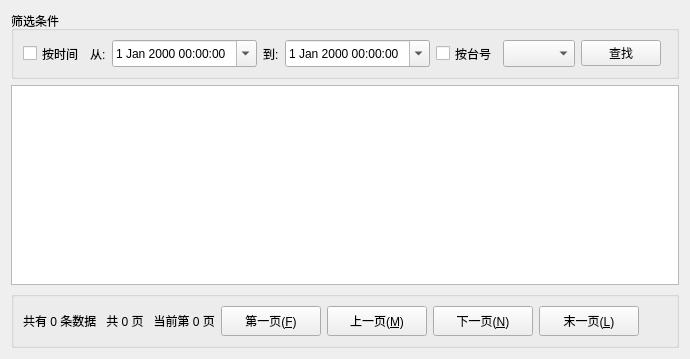
<?xml version="1.0" encoding="UTF-8"?>
<ui version="4.0">
 <class>StatisticWidget</class>
 <widget class="QWidget" name="StatisticWidget">
  <property name="geometry">
   <rect>
    <x>0</x>
    <y>0</y>
    <width>690</width>
    <height>359</height>
   </rect>
  </property>
  <property name="windowTitle">
   <string>Form</string>
  </property>
  <layout class="QVBoxLayout" name="verticalLayout">
   <item>
    <widget class="QGroupBox" name="groupBox">
     <property name="title">
      <string>筛选条件</string>
     </property>
     <layout class="QHBoxLayout" name="horizontalLayout">
      <item>
       <widget class="QCheckBox" name="checkBox_time">
        <property name="sizePolicy">
         <sizepolicy hsizetype="Maximum" vsizetype="Fixed">
          <horstretch>0</horstretch>
          <verstretch>0</verstretch>
         </sizepolicy>
        </property>
        <property name="minimumSize">
         <size>
          <width>0</width>
          <height>27</height>
         </size>
        </property>
        <property name="text">
         <string>按时间</string>
        </property>
       </widget>
      </item>
      <item>
       <widget class="QLabel" name="label">
        <property name="sizePolicy">
         <sizepolicy hsizetype="Maximum" vsizetype="Preferred">
          <horstretch>0</horstretch>
          <verstretch>0</verstretch>
         </sizepolicy>
        </property>
        <property name="text">
         <string>从:</string>
        </property>
       </widget>
      </item>
      <item>
       <widget class="QDateTimeEdit" name="dateTimeEdit_from">
        <property name="sizePolicy">
         <sizepolicy hsizetype="Maximum" vsizetype="Fixed">
          <horstretch>0</horstretch>
          <verstretch>0</verstretch>
         </sizepolicy>
        </property>
        <property name="minimumSize">
         <size>
          <width>0</width>
          <height>27</height>
         </size>
        </property>
        <property name="wrapping">
         <bool>false</bool>
        </property>
        <property name="frame">
         <bool>true</bool>
        </property>
        <property name="correctionMode">
         <enum>QAbstractSpinBox::CorrectToPreviousValue</enum>
        </property>
        <property name="showGroupSeparator" stdset="0">
         <bool>false</bool>
        </property>
        <property name="currentSection">
         <enum>QDateTimeEdit::YearSection</enum>
        </property>
        <property name="calendarPopup">
         <bool>true</bool>
        </property>
       </widget>
      </item>
      <item>
       <widget class="QLabel" name="label_2">
        <property name="sizePolicy">
         <sizepolicy hsizetype="Maximum" vsizetype="Preferred">
          <horstretch>0</horstretch>
          <verstretch>0</verstretch>
         </sizepolicy>
        </property>
        <property name="text">
         <string>到:</string>
        </property>
       </widget>
      </item>
      <item>
       <widget class="QDateTimeEdit" name="dateTimeEdit_to">
        <property name="sizePolicy">
         <sizepolicy hsizetype="Maximum" vsizetype="Fixed">
          <horstretch>0</horstretch>
          <verstretch>0</verstretch>
         </sizepolicy>
        </property>
        <property name="minimumSize">
         <size>
          <width>0</width>
          <height>27</height>
         </size>
        </property>
        <property name="calendarPopup">
         <bool>true</bool>
        </property>
       </widget>
      </item>
      <item>
       <widget class="QCheckBox" name="checkBox_tableId">
        <property name="sizePolicy">
         <sizepolicy hsizetype="Maximum" vsizetype="Fixed">
          <horstretch>0</horstretch>
          <verstretch>0</verstretch>
         </sizepolicy>
        </property>
        <property name="minimumSize">
         <size>
          <width>0</width>
          <height>27</height>
         </size>
        </property>
        <property name="text">
         <string>按台号</string>
        </property>
       </widget>
      </item>
      <item>
       <widget class="QComboBox" name="comboBox_tableId">
        <property name="sizePolicy">
         <sizepolicy hsizetype="Maximum" vsizetype="Fixed">
          <horstretch>0</horstretch>
          <verstretch>0</verstretch>
         </sizepolicy>
        </property>
        <property name="minimumSize">
         <size>
          <width>0</width>
          <height>27</height>
         </size>
        </property>
       </widget>
      </item>
      <item>
       <widget class="QPushButton" name="pbnFind">
        <property name="sizePolicy">
         <sizepolicy hsizetype="Maximum" vsizetype="Fixed">
          <horstretch>0</horstretch>
          <verstretch>0</verstretch>
         </sizepolicy>
        </property>
        <property name="minimumSize">
         <size>
          <width>70</width>
          <height>0</height>
         </size>
        </property>
        <property name="text">
         <string>查找</string>
        </property>
       </widget>
      </item>
     </layout>
    </widget>
   </item>
   <item>
    <widget class="QTableView" name="tableView"/>
   </item>
   <item>
    <widget class="QGroupBox" name="groupBox_2">
     <property name="title">
      <string/>
     </property>
     <layout class="QGridLayout" name="gridLayout_4">
      <item row="0" column="0">
       <widget class="QLabel" name="labInfo">
        <property name="text">
         <string>共有 0 条数据   共 0 页   当前第 0 页</string>
        </property>
       </widget>
      </item>
      <item row="0" column="1">
       <widget class="QPushButton" name="btnFirst">
        <property name="sizePolicy">
         <sizepolicy hsizetype="Maximum" vsizetype="Fixed">
          <horstretch>0</horstretch>
          <verstretch>0</verstretch>
         </sizepolicy>
        </property>
        <property name="minimumSize">
         <size>
          <width>100</width>
          <height>30</height>
         </size>
        </property>
        <property name="cursor">
         <cursorShape>PointingHandCursor</cursorShape>
        </property>
        <property name="text">
         <string>第一页(&amp;F)</string>
        </property>
        <property name="icon">
         <iconset>
          <normaloff>:/images/first.png</normaloff>:/images/first.png</iconset>
        </property>
        <property name="iconSize">
         <size>
          <width>18</width>
          <height>18</height>
         </size>
        </property>
       </widget>
      </item>
      <item row="0" column="2">
       <widget class="QPushButton" name="btnPre">
        <property name="sizePolicy">
         <sizepolicy hsizetype="Maximum" vsizetype="Fixed">
          <horstretch>0</horstretch>
          <verstretch>0</verstretch>
         </sizepolicy>
        </property>
        <property name="minimumSize">
         <size>
          <width>100</width>
          <height>30</height>
         </size>
        </property>
        <property name="cursor">
         <cursorShape>PointingHandCursor</cursorShape>
        </property>
        <property name="text">
         <string>上一页(&amp;M)</string>
        </property>
        <property name="icon">
         <iconset>
          <normaloff>:/images/pre.png</normaloff>:/images/pre.png</iconset>
        </property>
        <property name="iconSize">
         <size>
          <width>18</width>
          <height>18</height>
         </size>
        </property>
       </widget>
      </item>
      <item row="0" column="3">
       <widget class="QPushButton" name="btnNext">
        <property name="sizePolicy">
         <sizepolicy hsizetype="Maximum" vsizetype="Fixed">
          <horstretch>0</horstretch>
          <verstretch>0</verstretch>
         </sizepolicy>
        </property>
        <property name="minimumSize">
         <size>
          <width>100</width>
          <height>30</height>
         </size>
        </property>
        <property name="cursor">
         <cursorShape>PointingHandCursor</cursorShape>
        </property>
        <property name="text">
         <string>下一页(&amp;N)</string>
        </property>
        <property name="icon">
         <iconset>
          <normaloff>:/images/next.png</normaloff>:/images/next.png</iconset>
        </property>
        <property name="iconSize">
         <size>
          <width>18</width>
          <height>18</height>
         </size>
        </property>
       </widget>
      </item>
      <item row="0" column="4">
       <widget class="QPushButton" name="btnLast">
        <property name="sizePolicy">
         <sizepolicy hsizetype="Maximum" vsizetype="Fixed">
          <horstretch>0</horstretch>
          <verstretch>0</verstretch>
         </sizepolicy>
        </property>
        <property name="minimumSize">
         <size>
          <width>100</width>
          <height>30</height>
         </size>
        </property>
        <property name="cursor">
         <cursorShape>PointingHandCursor</cursorShape>
        </property>
        <property name="text">
         <string>末一页(&amp;L)</string>
        </property>
        <property name="icon">
         <iconset>
          <normaloff>:/images/last.png</normaloff>:/images/last.png</iconset>
        </property>
        <property name="iconSize">
         <size>
          <width>18</width>
          <height>18</height>
         </size>
        </property>
       </widget>
      </item>
      <item row="0" column="5">
       <spacer name="horizontalSpacer_4">
        <property name="orientation">
         <enum>Qt::Horizontal</enum>
        </property>
        <property name="sizeType">
         <enum>QSizePolicy::Maximum</enum>
        </property>
        <property name="sizeHint" stdset="0">
         <size>
          <width>100</width>
          <height>23</height>
         </size>
        </property>
       </spacer>
      </item>
     </layout>
    </widget>
   </item>
  </layout>
 </widget>
 <resources/>
 <connections/>
</ui>
